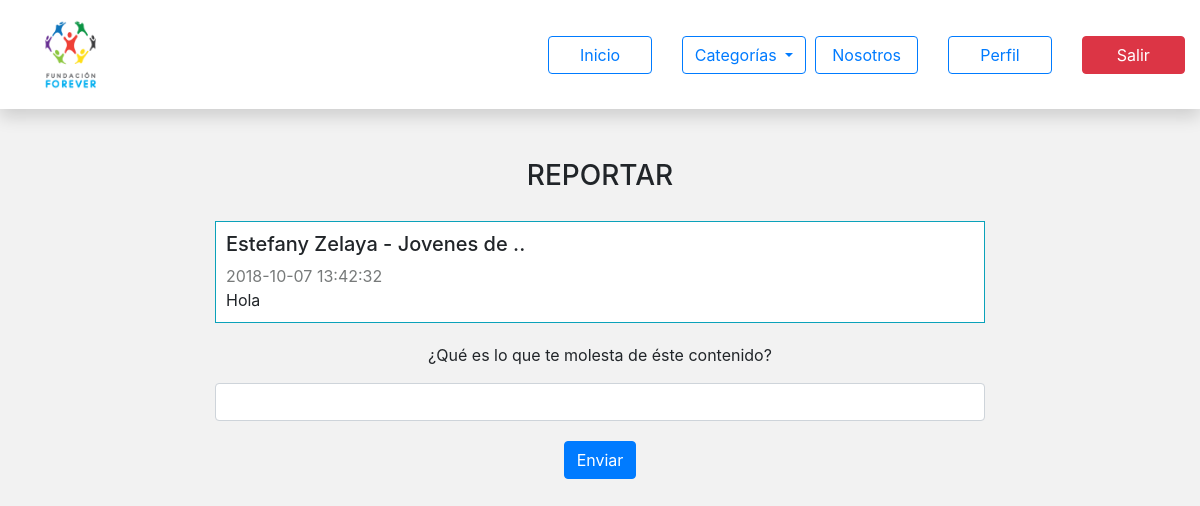
/report.php?type=comment&idc=29 (signed in), run on the app's committed database.
### tables this page shows
CREATE TABLE `usuario` (
  `id_usuario` int(11) NOT NULL,
  `nombre` varchar(40) DEFAULT NULL,
  `apellido` varchar(40) DEFAULT NULL,
  `foto` varchar(500) DEFAULT NULL,
  `email` varchar(200) DEFAULT NULL,
  `password` varchar(25) DEFAULT NULL,
  `fecha` timestamp NOT NULL DEFAULT CURRENT_TIMESTAMP,
  `becado` varchar(2) DEFAULT NULL,
  `role` int(11) NOT NULL,
  `llave` int(11) NOT NULL,
  `estado` int(11) NOT NULL
);

CREATE TABLE `publicacion` (
  `id_publicacion` int(11) NOT NULL,
  `titulo` varchar(60) DEFAULT NULL,
  `bajada` varchar(300) DEFAULT NULL,
  `contenido` mediumtext NOT NULL,
  `banner` varchar(400) DEFAULT NULL,
  `fuentes` varchar(1000) NOT NULL,
  `categoria` varchar(100) DEFAULT NULL,
  `fecha` timestamp NOT NULL DEFAULT CURRENT_TIMESTAMP,
  `actualizacion` timestamp NOT NULL DEFAULT CURRENT_TIMESTAMP,
  `id_usuario` int(11) DEFAULT NULL,
  `estado` int(11) NOT NULL
);

CREATE TABLE `comments` (
  `id_comentario` int(11) NOT NULL,
  `id_usuario` int(11) NOT NULL,
  `id_publicacion` int(11) NOT NULL,
  `contenido` varchar(2000) NOT NULL,
  `fecha` timestamp NOT NULL DEFAULT CURRENT_TIMESTAMP ON UPDATE CURRENT_TIMESTAMP
);

### report.php (the view, shortened to what this page needs)
<?php
	include 'functions/conexion.php';
?>
<!DOCTYPE html>
<html lang="es">
<head>
	<link rel="stylesheet" href="https://stackpath.bootstrapcdn.com/bootstrap/4.1.1/css/bootstrap.min.css">
	<link rel="stylesheet" href="css/main.css">
</head>
<body>
<?php
	include 'template/nav.php';
	if (!$_SESSION) {
?>
	<div class="container-fluid">
		<div class="section_notice" style="margin-top: 50px;">
			<div class="row">
				<div class="col-12 center-text">
					Para poder reportar algún contenido debes haber iniciado sesión. <a href="login.php">Iniciar Sesión.</a>
				</div>
			</div>
		</div>
	</div>
<?php
	} else {
?>
	<div class="container-fluid">
		<div class="section_notice" style="margin-top: 50px;">
			<div class="row">
				<div class="col-12 center-text">
					<h3>REPORTAR</h3>
					<?php
						$type = $_GET['type'];
						switch ($type) {
							case 'comment':
								$idc = $_GET['idc'];
								$sql = $con -> query("SELECT * FROM comments WHERE id_comentario='$idc'");
								$ar_sql = $sql -> fetch_array();
								$idu_ = $ar_sql['id_usuario'];
								$u = $con -> query("SELECT * FROM usuario WHERE id_usuario='$idu_'");
								$u_a = $u -> fetch_array();
								$idp_ = $ar_sql['id_publicacion'];
								$p = $con -> query("SELECT * FROM publicacion WHERE id_publicacion='$idp_'");
								$p_a = $p -> fetch_array();
					?>
					<div class="row justify-content-center">
						<div class="col-8 left-text" style="margin-top: 20px;" id="box-report">
							<div style="padding: 10px;background:white;border:1px solid #0ba2ba;">
								<h5><?php echo $u_a['nombre']." ".$u_a['apellido']; ?> - <?php echo substr($p_a['titulo'], 0,25); ?></h5>
								<span style="color:#777a7a;"><?php echo $ar_sql['fecha']; ?></span>
								<p class="mar-0"><?php echo $ar_sql['contenido']; ?></p>
							</div>
						</div>
						<div class="col-8" style="margin-top: 20px;">
							<p>¿Qué es lo que te molesta de éste contenido?</p>
							<input type="text" class="form-control" id="content-report">
							<button class="btn btn-primary" style="margin-top: 20px;" data-type="1" data-id="<?php echo $idc; ?>" id="report">Enviar</button>
						</div>
					</div>
					<?php
								break;
					?>
					<?php
						}
					?>
				</div>
			</div>
		</div>
	</div>
<?php
	};
?>
</body>
</html>

### css/main.css (style rules this page uses)
body { padding-bottom: 20px; background: #F2F2F2; }
button { outline: none; }
.mar-0 { margin: 0; }
.left-text { text-align: left; }
.center-text { text-align: center; }

### data on the page
usuario: nombre "Estefany", apellido "Zelaya"
publicacion: titulo "Jovenes de .."
comments: fecha "2018-10-07 13:42:32", contenido "Hola"
